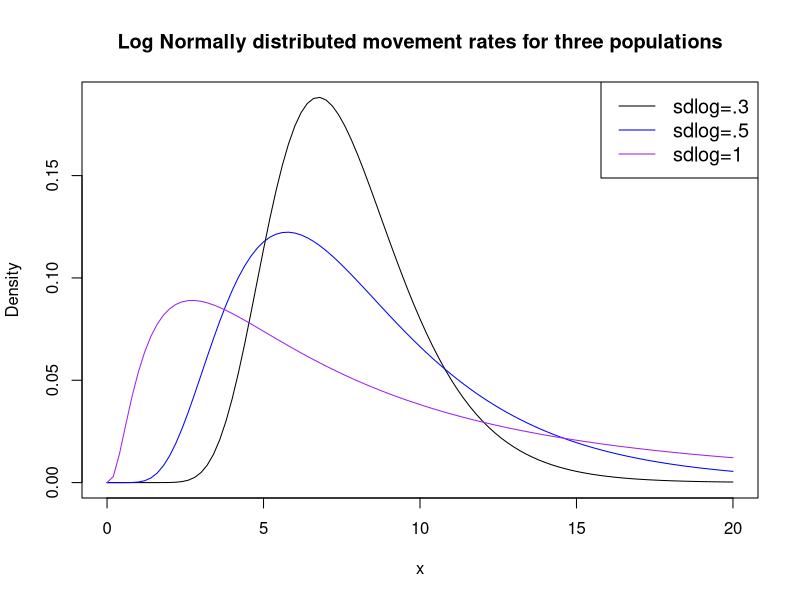
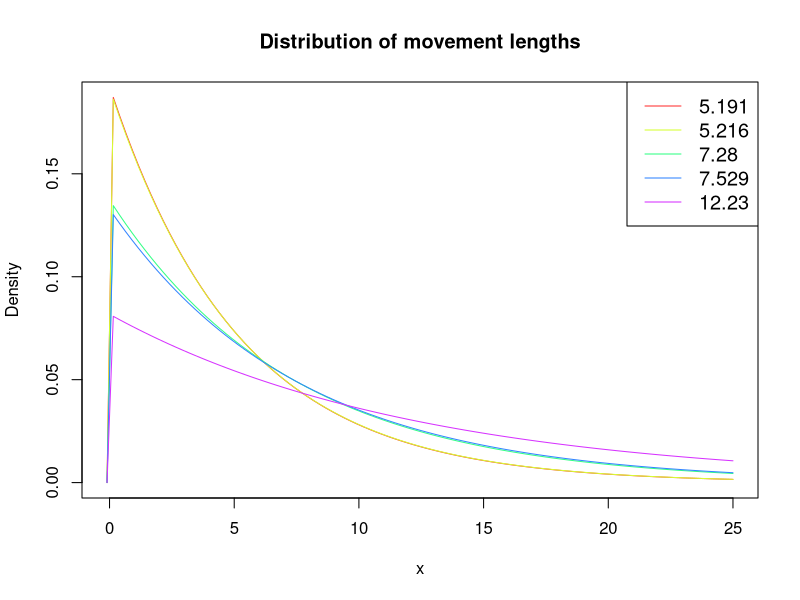
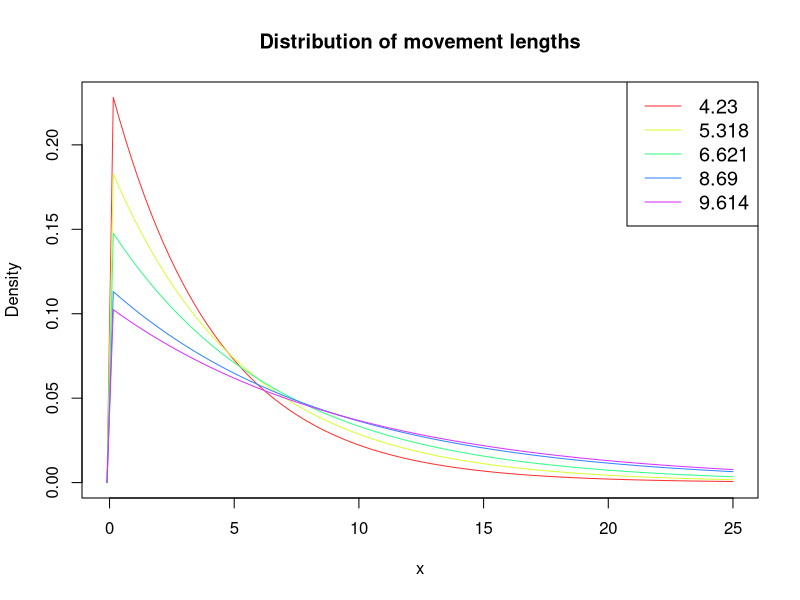
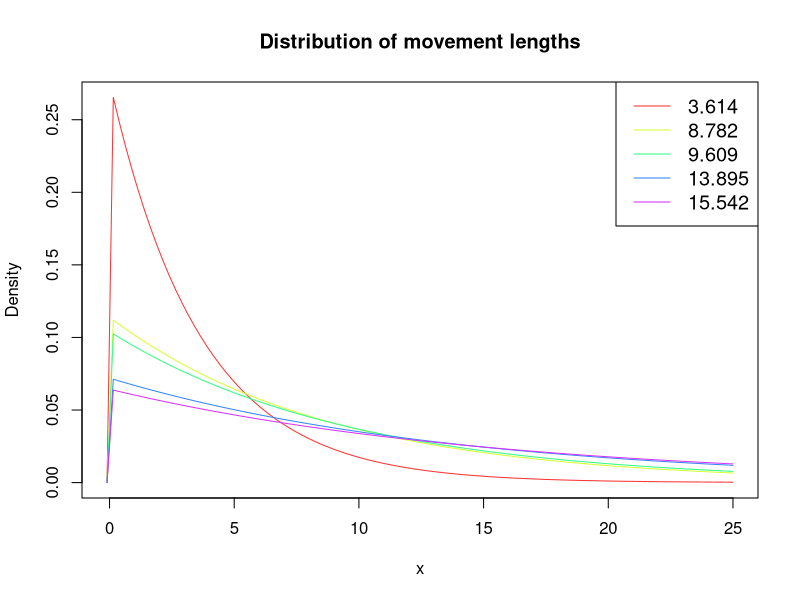
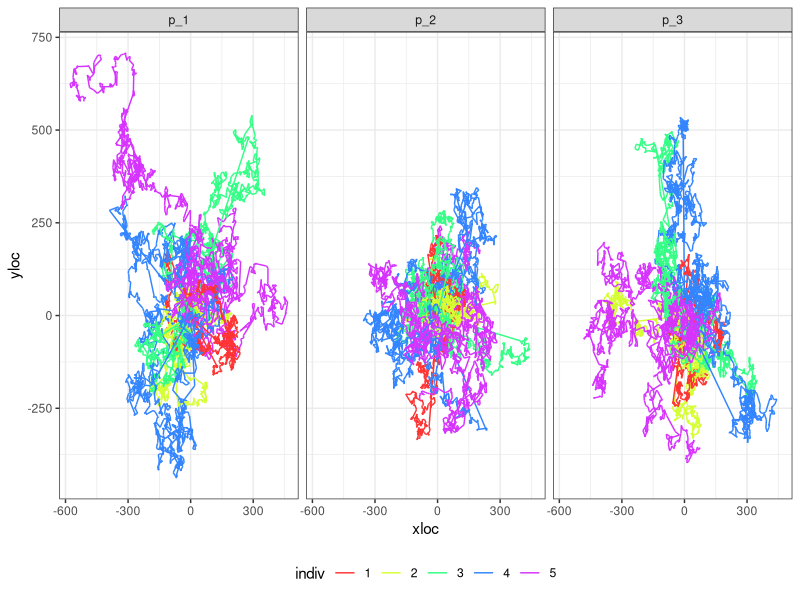
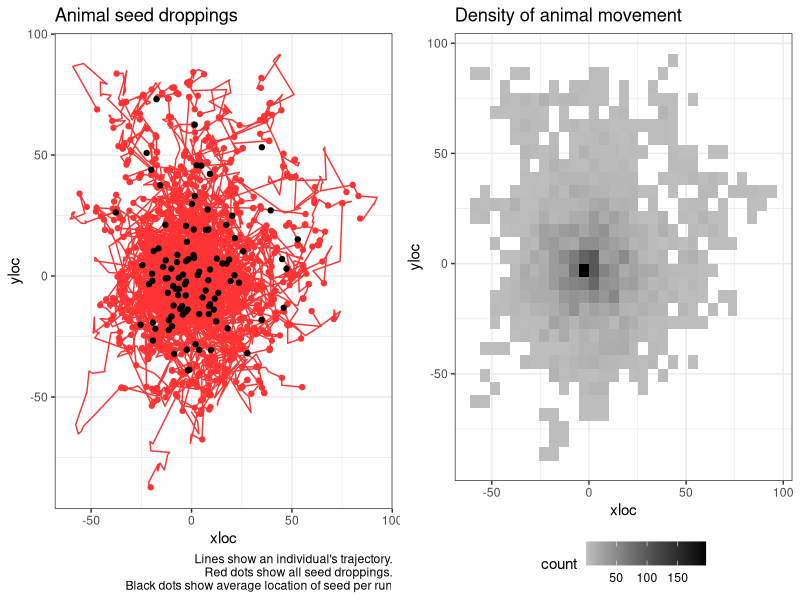
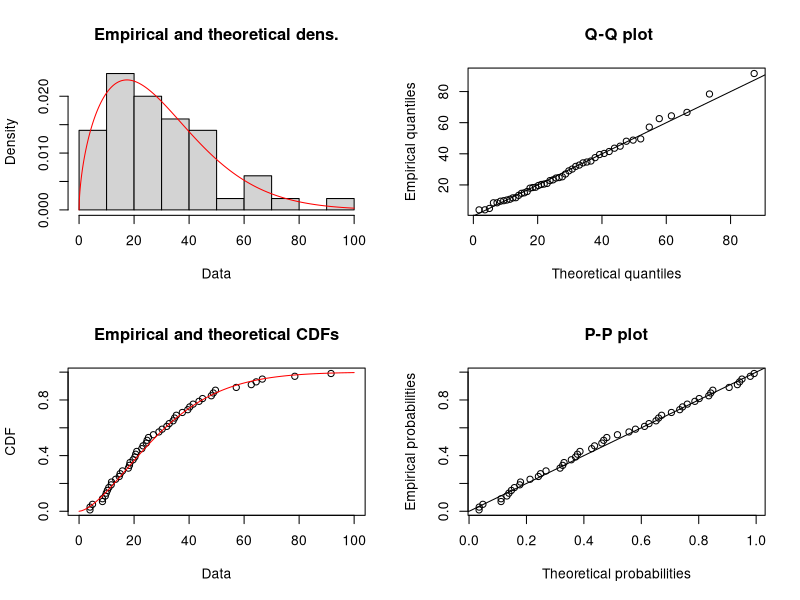
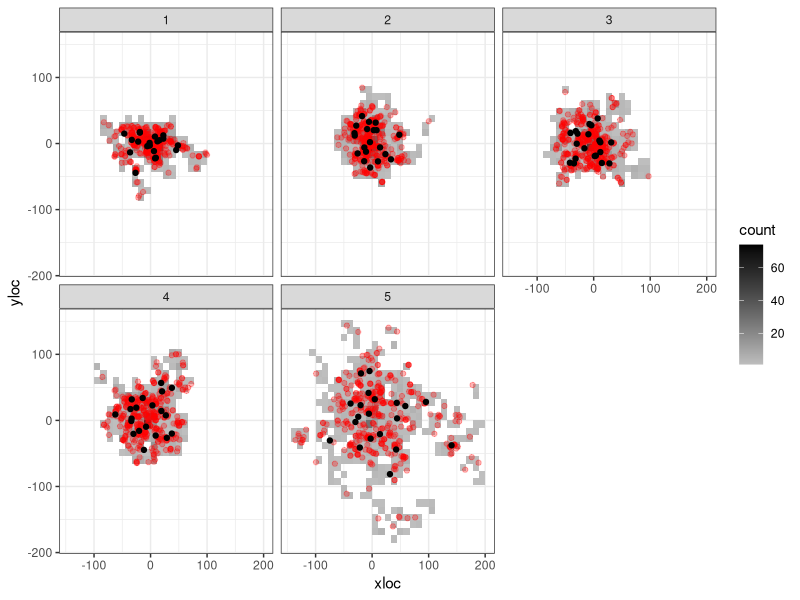

Here is the R script that generated these plots, in order:
## ---- chunk 1
knitr::opts_chunk$set(echo = FALSE)
knitr::opts_chunk$set(fig.width=12, fig.height=6) 
## ---- chunk 2
library(dplyr)
library(tidyr)
library(ggplot2)
library(cowplot)
library(fitdistrplus)
library(Hmisc)
## ---- chunk 3

av.mov.rate <- 2
max.x <- 20

mycols <- c("black", "blue", "purple")
#create density plots
curve(dlnorm(x, meanlog=av.mov.rate, sdlog=.3),
      from=0, to=max.x,
      col=mycols[1],
      main = 'Log Normally distributed movement rates for three populations', #add title
      ylab = 'Density', #change y-axis label
      )

curve(dlnorm(x, meanlog=av.mov.rate, sdlog=.5), 
      from=0, to=max.x,
      col=mycols[2], add=TRUE)

curve(dlnorm(x, meanlog=av.mov.rate, sdlog=1), 
      from=0, to=max.x,
      col=mycols[3], add=TRUE)

#add legend
legend("topright", legend=c("sdlog=.3", "sdlog=.5", "sdlog=1"),
       col=mycols, lty=1, cex=1.2)
## ---- chunk 4
n.individuals <- 5
m_1 <- sort(round(rlnorm(n.individuals, meanlog = av.mov.rate, sdlog = 0.3),3))
m_2 <- sort(round(rlnorm(n.individuals, meanlog = av.mov.rate, sdlog = 0.5),3))
m_3 <- sort(round(rlnorm(n.individuals, meanlog = av.mov.rate, sdlog = 1),3))
## ---- chunk 5

mycols <- rainbow(5, s=0.8)

range <- c(-0.1,max.x+5)
#create density plots
#########################################################################
# Fist population
curve(dexp(x, 1/m_1[1]), #notice rate for exponential is 1/movement rate.
      from=range[1], to=range[2], 
      col=mycols[1],
      main = 'Distribution of movement lengths', #add title
      ylab = 'Density', #change y-axis label
      xlab = "x"
      )
for(i in 2:5){
  curve(dexp(x, 1/m_1[i]), 
        from=range[1], to=range[2],
        col=mycols[i], add=TRUE)
}

#add legend
legend("topright", legend= m_1,
       col=mycols, lty=1, cex=1.2)
#########################################################################
# Second population
curve(dexp(x, 1/m_2[1]), #notice rate for exponential is 1/movement rate.
      from=range[1], to=range[2], 
      col=mycols[1],
      main = 'Distribution of movement lengths', #add title
      ylab = 'Density', #change y-axis label
      xlab = "x"
      )
for(i in 2:5){
  curve(dexp(x, 1/m_2[i]), 
        from=range[1], to=range[2],
        col=mycols[i], add=TRUE)
}

#add legend
legend("topright", legend= m_2,
       col=mycols, lty=1, cex=1.2)

#########################################################################
# Third population
curve(dexp(x, 1/m_3[1]), #notice rate for exponential is 1/movement rate.
      from=range[1], to=range[2], 
      col=mycols[1],
      main = 'Distribution of movement lengths', #add title
      ylab = 'Density', #change y-axis label
      xlab = "x"
      )
for(i in 2:5){
  curve(dexp(x, 1/m_3[i]), 
        from=range[1], to=range[2],
        col=mycols[i], add=TRUE)
}

#add legend
legend("topright", legend= m_3,
       col=mycols, lty=1, cex=1.2)
## ---- chunk 6
sim_movement <- function(prm, t = 1000, plot.it = TRUE, return.data.frame = FALSE){
  tru.rate <- round(prm, 3)
  movedist <- rexp(t, rate = 1/tru.rate)
  angle <- runif(t, min = 0, max = 360)
  distx <- movedist*cos(angle)
  xloc <- c(0, cumsum(distx))
  disty <- movedist*sin(angle)
  yloc <- c(0, cumsum(disty))
  animalTraj <- data.frame(time = 0:t, xloc = xloc, yloc = yloc)
  if(plot.it == TRUE){
    plot(x = xloc, y = yloc, type = "l", main = paste("Rate=",tru.rate))
  }
  if(return.data.frame == TRUE){
    return(animalTraj)
  }
}
## ---- chunk 7
nruns <- 3
m.data <- data.frame(m_1, m_2, m_3)

df <- NULL

for(m in 1:3){
  m.0 <- m.data[m]
  for(j in 1:n.individuals){
  for(k in 1:nruns){
  a <- sim_movement(m_2[j], plot.it = FALSE, return.data.frame = TRUE) %>% 
    mutate(indiv = as.factor(j),
           run = paste0("r_", k),
           pop.id = paste0("p_",m))
  df <- rbind.data.frame(df, a)
}
}
  
}


df %>% 
  ggplot(., aes(x = xloc, y=yloc, group = run, color = indiv)) +
  facet_wrap(~pop.id) +
  geom_path() +
  scale_color_manual(values = mycols) +
  theme_bw() +
  theme(legend.position = "bottom") +
  NULL
## ---- chunk 8
sim_seeds <- function(nseeds = 20, m.prms = NULL,...){
  grt <- round(rgamma(nseeds, shape = 4, scale = 5))
  t.grt <- max(grt)

  df <- sim_movement(m.prms, t = t.grt, plot.it = FALSE, return.data.frame = TRUE)

  df %>% 
    left_join(., data.frame(s.id = 1:nseeds, time = grt)) %>% 
    mutate(disp = sqrt(xloc^2+yloc^2)) -> df
  
  return(df)
}

summ_seeds <- function(df = NULL){
  df %>% 
  drop_na(s.id) %>% 
  mutate(xi = (mean(xloc)-xloc)^2,
         yi = (mean(yloc)-yloc)^2) %>% 
  summarise(x = mean(xloc),
            y = mean(yloc),
            av.disp = mean(disp),
            se.disp = sd(disp)/sqrt(n()),
            dsprsn = sum(sqrt(xi+yi))/n()) -> s.df
  return(s.df)
}

# a <- sim_seeds(m.prms = m_1[1])
# summ_seeds(a)
## ---- chunk 9
nruns <- 100

df <- NULL
summ.df <- NULL

for(j in 1:1){
  for(k in 1:nruns){
    a <- sim_seeds(m.prms = m_1[j]) %>% 
      mutate(indiv = as.factor(j),
             run = factor(paste0("r_", k), levels = paste0("r_", 1:nruns)))
    
    b <- summ_seeds(a) %>% 
      mutate(indiv = as.factor(j),
             run = factor(paste0("r_", k), levels = paste0("r_", 1:nruns)))
    
    df <- rbind.data.frame(df, a) 
    summ.df <- rbind.data.frame(summ.df, b) 
}
}
## ---- chunk 10

df %>% 
  ggplot(., aes(x = xloc, y=yloc, 
                group = run,
                color = indiv)) +
  # facet_wrap(~run) +
  geom_path() +
  scale_color_manual(values = mycols) +
  geom_point(data = df %>% drop_na(s.id), 
             aes(x = xloc, y = yloc)) +
  geom_point(data = summ.df, aes(x = x, y=y), color = "black") +
  theme_bw() +
  labs(title = "Animal seed droppings", caption = "Lines show an individual's trajectory.\n Red dots show all seed droppings.\n Black dots show average location of seed per run") +
  theme(legend.position = "none") -> p1
# p1

df %>% 
  ggplot(., aes(x = xloc, y = yloc)) +
  # stat_density_2d(aes(fill = ..level..), geom = "polygon", colour="white") +
  geom_bin2d() +
  # geom_hex() +
  # scale_fill_continuous(type = "viridis") +
  scale_fill_gradient(low = "grey", high = "black") +
  theme_bw() +
  theme(legend.position = "bottom") +
  labs(title = "Density of animal movement") -> p2
# p2

cowplot::plot_grid(p1, p2)
  
# summ.df %>% 
#   ggplot(., aes(y = dsprsn)) +
#   geom_boxplot()
# 
# summ.df %>% 
#   ggplot(., aes(x = av.disp)) +
#   geom_density(color = "blue") + # for the average dispersal per run
#   geom_density(data = df %>% drop_na(s.id),
#                  aes(x = disp)) + # for every seed
#   theme_bw()
## ---- chunk 11
# s.df <- df %>% drop_na(s.id)

s.df <- df %>% drop_na(s.id) %>% 
  sample_n(., 50)
  


g <- fitdist(s.df$disp, distr = "weibull")
summary(g)
plot(g)

# library(MASS)
# fitdistr(s.df$disp, densfun = "weibull")
## ---- chunk 12
nruns <- 20

df <- NULL
summ.df <- NULL

for(j in 1:n.individuals){
  for(k in 1:nruns){
    a <- sim_seeds(m.prms = m_1[j]) %>% 
      mutate(indiv = as.factor(j),
             run = factor(paste0("r_", k), levels = paste0("r_", 1:nruns)))
    
    b <- summ_seeds(a) %>% 
      mutate(indiv = as.factor(j),
             run = factor(paste0("r_", k), levels = paste0("r_", 1:nruns)))
    
    df <- rbind.data.frame(df, a) 
    summ.df <- rbind.data.frame(summ.df, b) 
}
}
## ---- chunk 13
df %>% 
  ggplot(., aes(x = xloc, y = yloc)) +
  facet_wrap(~indiv) +
  # stat_density_2d(aes(fill = ..level..), geom = "polygon", colour="white") +
  geom_bin2d() +
  # geom_hex() +
  # scale_fill_continuous(type = "viridis") +
  scale_fill_gradient(low = "grey", high = "black") +
  geom_point(data = df %>% drop_na(s.id),
             aes(x = xloc, y = yloc), color = "red", alpha = 0.3) +
  geom_point(data = summ.df, aes(x = x, y=y), color = "black") +
  theme_bw()
## ---- chunk 14
df %>% 
  drop_na(s.id) %>% 
  ggplot(., aes(x = disp, color = indiv)) +
  geom_density() +
  scale_color_manual(values = mycols) +
  theme_bw()

## ---- chunk 15
summ.df %>% 
  ggplot(., aes(y = dsprsn, x = indiv, color = indiv)) +
  geom_boxplot() +
  geom_point(color = "grey", alpha = 0.5) +
  labs(title = "Dispersion") +
  theme_bw() +
  theme(legend.position = "none") -> p1
# p1

summ.df %>% 
  ggplot(., aes(y = av.disp, x = indiv, color = indiv)) +
  geom_boxplot() +
  geom_point(color = "grey", alpha = 0.5) +
  labs(title = "Average dispersal per run") +
  theme_bw() +
  theme(legend.position = "none") -> p2
# p2

plot_grid(p1, p2)
## ---- chunk 16
weib.boot <- NULL

for(j in 1:10){
      s.df <- df %>% drop_na(s.id) %>%
      group_by(indiv) %>%
      sample_n(., 50)
    
    # s.df <- df %>% drop_na(s.id)
    
    weib.fits <- NULL
    
    for(i in 1:n.individuals){
      dat <- s.df %>% 
        filter(indiv == i)
      #g <- fitdist(dat$disp, distr = "weibull", method = 'mle', lower = c(0,0))
      g <- fitdistr(dat$disp, densfun = "weibull", lower = c(0,0))
      prms.weib <- data.frame(est.shape = as.numeric(g$estimate[1]),
                              est.scale = as.numeric(g$estimate[2]),
                              loglik = g$loglik, indiv = i)
      weib.fits <- rbind.data.frame(weib.fits, prms.weib)
      # plot(g)
    }
    
    weib.boot <- rbind.data.frame(weib.boot, weib.fits %>% mutate(boot = j))
}

# weib.boot
## ---- chunk 17


weib.boot %>% 
  ggplot(., aes(x = factor(indiv), y = est.scale)) +
  geom_violin() +
  #geom_boxplot(width = 0.1) +
  stat_summary(fun.data=mean_sdl, mult=1, 
                 geom="pointrange", color="red") +
  theme_bw()
